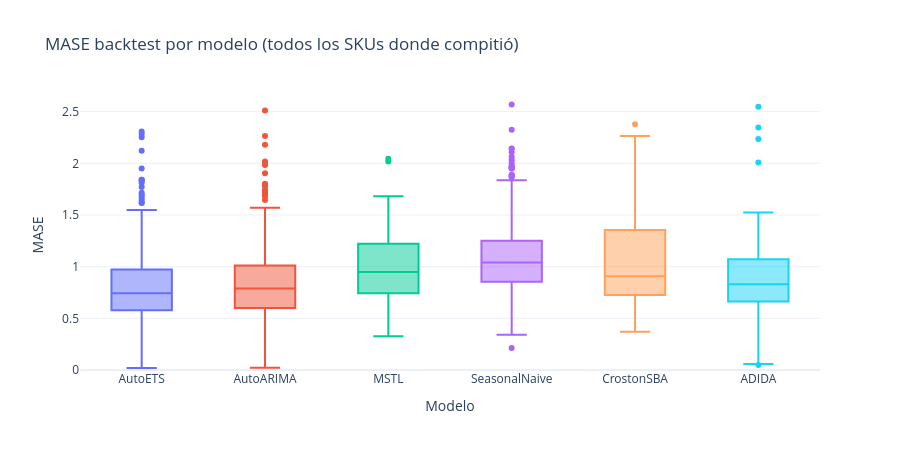

Notebook code cell kept with this figure:
### Markdown cell above
## 6 — Horse-race: box plots de MASE por modelo

### Code cell
mase_cols = [c for c in df.columns if c.startswith("mase_")]

# Derretir a formato long
horse = (
    valid[mase_cols]
    .melt(var_name="modelo", value_name="mase_backtest")
    .dropna(subset=["mase_backtest"])
)
horse["modelo"] = horse["modelo"].str.replace("mase_", "", regex=False)

fig = px.box(
    horse,
    x="modelo",
    y="mase_backtest",
    color="modelo",
    points="outliers",
    title="MASE backtest por modelo (todos los SKUs donde compitió)",
    labels={"mase_backtest": "MASE", "modelo": "Modelo"},
    template="plotly_white",
)
fig.update_layout(height=450, showlegend=False)
fig.update_yaxes(range=[0, valid["mase"].quantile(0.95) * 2])
fig.show()

### Figure 1 — Plotly figure (JSON) as saved in the notebook; plotly's stock layout.template omitted (floating-point values rounded to 4 significant figures; data arrays with more than 128 entries replaced by an {"elided": "..."} marker saying what was removed)
{"data": [{"alignmentgroup": "True", "boxpoints": "outliers", "hovertemplate": "Modelo=%{x}<br>MASE=%{y}<extra></extra>", "legendgroup": "AutoETS", "marker": {"color": "#636efa"}, "name": "AutoETS", "notched": false, "offsetgroup": "AutoETS", "orientation": "v", "showlegend": true, "type": "box", "x": {"elided": "672 str values"}, "x0": " ", "xaxis": "x", "y": {"elided": "672 float values"}, "y0": " ", "yaxis": "y"}, {"alignmentgroup": "True", "boxpoints": "outliers", "hovertemplate": "Modelo=%{x}<br>MASE=%{y}<extra></extra>", "legendgroup": "AutoARIMA", "marker": {"color": "#EF553B"}, "name": "AutoARIMA", "notched": false, "offsetgroup": "AutoARIMA", "orientation": "v", "showlegend": true, "type": "box", "x": {"elided": "672 str values"}, "x0": " ", "xaxis": "x", "y": {"elided": "672 float values"}, "y0": " ", "yaxis": "y"}, {"alignmentgroup": "True", "boxpoints": "outliers", "hovertemplate": "Modelo=%{x}<br>MASE=%{y}<extra></extra>", "legendgroup": "MSTL", "marker": {"color": "#00cc96"}, "name": "MSTL", "notched": false, "offsetgroup": "MSTL", "orientation": "v", "showlegend": true, "type": "box", "x": ["MSTL", "MSTL", "MSTL", "MSTL", "MSTL", "MSTL", "MSTL", "MSTL", "MSTL", "MSTL", "MSTL", "MSTL", "MSTL", "MSTL", "MSTL", "MSTL", "MSTL", "MSTL", "MSTL", "MSTL", "MSTL", "MSTL", "MSTL", "MSTL", "MSTL", "MSTL", "MSTL", "MSTL", "MSTL", "MSTL", "MSTL", "MSTL", "MSTL", "MSTL", "MSTL", "MSTL", "MSTL", "MSTL", "MSTL", "MSTL", "MSTL", "MSTL", "MSTL", "MSTL", "MSTL", "MSTL", "MSTL", "MSTL", "MSTL", "MSTL", "MSTL", "MSTL", "MSTL", "MSTL", "MSTL", "MSTL", "MSTL", "MSTL", "MSTL", "MSTL", "MSTL", "MSTL", "MSTL", "MSTL", "MSTL", "MSTL", "MSTL", "MSTL", "MSTL", "MSTL", "MSTL", "MSTL", "MSTL", "MSTL", "MSTL", "MSTL", "MSTL", "MSTL", "MSTL", "MSTL", "MSTL", "MSTL", "MSTL", "MSTL", "MSTL", "MSTL", "MSTL", "MSTL", "MSTL", "MSTL", "MSTL", "MSTL", "MSTL", "MSTL", "MSTL", "MSTL"], "x0": " ", "xaxis": "x", "y": [1.03, 0.9696, 1.431, 0.9025, 1.138, 0.8995, 0.8527, 0.863, 1.312, 0.6125, 0.405, 0.3268, 0.8122, 0.7306, 1.531, 1.03, 1.087, 0.728, 0.7935, 1.231, 1.252, 1.439, 0.8787, 1.152, 0.524, 0.7387, 0.5817, 0.8456, 1.025, 0.6478, 1.625, 1.224, 1.562, 0.4463, 0.873, 0.7246, 0.8632, 1.079, 1.634, 0.7458, 0.6161, 1.634, 1.015, 1.502, 1.173, 1.682, 0.6792, 3.447, 1.035, 0.6717, 0.9992, 0.5221, 0.8404, 1.268, 0.9595, 1.095, 1.074, 0.9082, 0.9363, 0.8396, 0.6287, 1.053, 1.243, 2.045, 1.314, 1.533, 0.8674, 0.5863, 0.8577, 1.344, 1.201, 0.788, 0.7342, 0.8766, 0.7677, 0.8594, 1.161, 2.018, 0.5023, 1.496, 0.9012, 1.059, 0.7009, 1.218, 1.12, 0.9235, 1.364, 0.3867, 1.236, 1.091, 1.104, 1.101, 0.4833, 0.6349, 0.6272, 0.7992], "y0": " ", "yaxis": "y"}, {"alignmentgroup": "True", "boxpoints": "outliers", "hovertemplate": "Modelo=%{x}<br>MASE=%{y}<extra></extra>", "legendgroup": "SeasonalNaive", "marker": {"color": "#ab63fa"}, "name": "SeasonalNaive", "notched": false, "offsetgroup": "SeasonalNaive", "orientation": "v", "showlegend": true, "type": "box", "x": {"elided": "672 str values"}, "x0": " ", "xaxis": "x", "y": {"elided": "672 float values"}, "y0": " ", "yaxis": "y"}, {"alignmentgroup": "True", "boxpoints": "outliers", "hovertemplate": "Modelo=%{x}<br>MASE=%{y}<extra></extra>", "legendgroup": "CrostonSBA", "marker": {"color": "#FFA15A"}, "name": "CrostonSBA", "notched": false, "offsetgroup": "CrostonSBA", "orientation": "v", "showlegend": true, "type": "box", "x": ["CrostonSBA", "CrostonSBA", "CrostonSBA", "CrostonSBA", "CrostonSBA", "CrostonSBA", "CrostonSBA", "CrostonSBA", "CrostonSBA", "CrostonSBA", "CrostonSBA", "CrostonSBA", "CrostonSBA", "CrostonSBA", "CrostonSBA", "CrostonSBA", "CrostonSBA", "CrostonSBA", "CrostonSBA", "CrostonSBA", "CrostonSBA", "CrostonSBA", "CrostonSBA", "CrostonSBA", "CrostonSBA", "CrostonSBA", "CrostonSBA", "CrostonSBA", "CrostonSBA", "CrostonSBA", "CrostonSBA", "CrostonSBA", "CrostonSBA", "CrostonSBA", "CrostonSBA", "CrostonSBA", "CrostonSBA", "CrostonSBA", "CrostonSBA", "CrostonSBA", "CrostonSBA", "CrostonSBA", "CrostonSBA", "CrostonSBA", "CrostonSBA", "CrostonSBA", "CrostonSBA", "CrostonSBA", "CrostonSBA", "CrostonSBA", "CrostonSBA", "CrostonSBA", "CrostonSBA", "CrostonSBA", "CrostonSBA", "CrostonSBA", "CrostonSBA", "CrostonSBA", "CrostonSBA", "CrostonSBA", "CrostonSBA", "CrostonSBA", "CrostonSBA", "CrostonSBA", "CrostonSBA", "CrostonSBA", "CrostonSBA", "CrostonSBA", "CrostonSBA", "CrostonSBA", "CrostonSBA", "CrostonSBA", "CrostonSBA", "CrostonSBA"], "x0": " ", "xaxis": "x", "y": [0.7722, 0.6361, 0.729, 0.4487, 1.105, 0.7528, 0.8174, 2.378, 0.6704, 0.4865, 0.3701, 0.661, 0.9316, 0.4458, 1.064, 1.454, 0.504, 1.061, 0.7876, 0.6277, 0.7332, 1.108, 1.353, 0.5161, 0.6304, 1.17, 0.6929, 3.375, 1.298, 1.234, 8.017, 0.8117, 0.9175, 0.8222, 0.767, 0.8109, 1.006, 1.241, 1.114, 0.696, 13.58, 1.355, 0.8726, 0.631, 1.23, 0.4435, 1.13, 0.8982, 1.356, 0.7269, 2.0, 0.5787, 0.7769, 10.78, 0.4966, 1.632, 4.656, 1.2, 0.8319, 4.957, 0.4937, 4.299, 1.898, 1.459, 2.706, 0.8937, 0.8718, 1.224, 1.527, 1.072, 0.8755, 4.121, 0.7638, 2.264], "y0": " ", "yaxis": "y"}, {"alignmentgroup": "True", "boxpoints": "outliers", "hovertemplate": "Modelo=%{x}<br>MASE=%{y}<extra></extra>", "legendgroup": "ADIDA", "marker": {"color": "#19d3f3"}, "name": "ADIDA", "notched": false, "offsetgroup": "ADIDA", "orientation": "v", "showlegend": true, "type": "box", "x": ["ADIDA", "ADIDA", "ADIDA", "ADIDA", "ADIDA", "ADIDA", "ADIDA", "ADIDA", "ADIDA", "ADIDA", "ADIDA", "ADIDA", "ADIDA", "ADIDA", "ADIDA", "ADIDA", "ADIDA", "ADIDA", "ADIDA", "ADIDA", "ADIDA", "ADIDA", "ADIDA", "ADIDA", "ADIDA", "ADIDA", "ADIDA", "ADIDA", "ADIDA", "ADIDA", "ADIDA", "ADIDA", "ADIDA", "ADIDA", "ADIDA", "ADIDA", "ADIDA", "ADIDA", "ADIDA", "ADIDA", "ADIDA", "ADIDA", "ADIDA", "ADIDA", "ADIDA", "ADIDA", "ADIDA", "ADIDA", "ADIDA", "ADIDA", "ADIDA", "ADIDA", "ADIDA", "ADIDA", "ADIDA", "ADIDA", "ADIDA", "ADIDA", "ADIDA", "ADIDA", "ADIDA", "ADIDA", "ADIDA", "ADIDA", "ADIDA", "ADIDA", "ADIDA", "ADIDA", "ADIDA", "ADIDA", "ADIDA", "ADIDA", "ADIDA", "ADIDA"], "x0": " ", "xaxis": "x", "y": [0.05914, 0.1365, 0.7738, 0.04743, 1.086, 0.7729, 0.8015, 0.9005, 0.6946, 0.5144, 0.4263, 0.6839, 0.9274, 0.4892, 1.225, 1.448, 0.5251, 1.02, 0.7612, 0.7216, 0.7645, 1.033, 0.5597, 0.5958, 0.6638, 0.6102, 0.7918, 1.013, 1.071, 1.013, 2.007, 0.8747, 0.8574, 0.8457, 0.8316, 0.8263, 1.18, 1.204, 1.154, 0.7004, 0.6683, 1.307, 0.7447, 0.5965, 0.9532, 0.4638, 0.9969, 0.9152, 1.231, 0.7023, 0.8728, 0.5868, 0.7629, 5.509, 0.08936, 1.173, 2.346, 1.135, 0.8447, 3.395, 0.518, 2.235, 0.3177, 0.4415, 2.547, 0.8966, 0.6898, 0.9071, 0.487, 1.123, 0.7637, 1.523, 0.7949, 0.9894], "y0": " ", "yaxis": "y"}], "layout": {"boxmode": "overlay", "height": 450, "legend": {"title": {"text": "Modelo"}, "tracegroupgap": 0}, "showlegend": false, "title": {"text": "MASE backtest por modelo (todos los SKUs donde compitió)"}, "xaxis": {"anchor": "y", "categoryarray": ["AutoETS", "AutoARIMA", "MSTL", "SeasonalNaive", "CrostonSBA", "ADIDA"], "categoryorder": "array", "domain": [0, 1], "title": {"text": "Modelo"}}, "yaxis": {"anchor": "x", "domain": [0, 1], "range": [0, 2.613], "title": {"text": "MASE"}}}}
